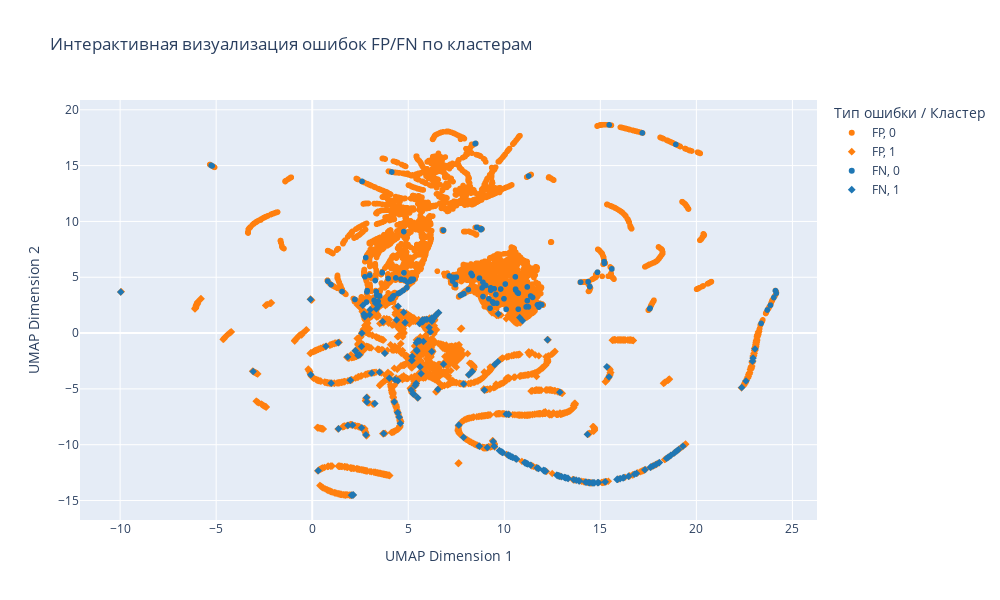

Here is the notebook cell this chart was saved with:
### Code cell
import umap
import plotly.express as px
import pandas as pd
from sklearn.cluster import KMeans
from sklearn.preprocessing import StandardScaler

# 1. Подготовка данных - выбираем 20 случайных признаков из списка cols
import random
cluster_cols = random.sample(cols, 5)  # Используем random.sample для списка
cluster_data = critical_zone[cluster_cols].fillna(0)

# Берем подвыборку для быстрой визуализации (можно убрать для полного анализа)
sampled_indices = cluster_data.sample(10000, random_state=42).index
sampled_data = cluster_data.loc[sampled_indices]

# 2. Масштабирование и UMAP
scaler = StandardScaler()
scaled_data = scaler.fit_transform(sampled_data)

reducer = umap.UMAP(n_components=2, random_state=42)
umap_result = reducer.fit_transform(scaled_data)

# 3. Кластеризация
kmeans = KMeans(n_clusters=2, random_state=42)
clusters = kmeans.fit_predict(umap_result)

# 4. Подготовка данных для визуализации
plot_data = critical_zone.loc[sampled_indices].copy()
plot_data['umap_x'] = umap_result[:, 0]
plot_data['umap_y'] = umap_result[:, 1]
plot_data['cluster'] = clusters.astype(str)  # Для категориального отображения

# 5. Интерактивная визуализация
fig = px.scatter(
    plot_data,
    x='umap_x',
    y='umap_y',
    color='error_type',
    symbol='cluster',
    hover_data=cluster_cols,
    title='Интерактивная визуализация ошибок FP/FN по кластерам',
    width=1000,
    height=600,
    color_discrete_map={'FP': '#FF7F0E', 'FN': '#1F77B4'}  # Оранжевый/синий
)

# Улучшаем легенду и подписи
fig.update_layout(
    legend_title_text='Тип ошибки / Кластер',
    xaxis_title='UMAP Dimension 1',
    yaxis_title='UMAP Dimension 2',
    hovermode='closest'
)

# Генерируем динамический hovertemplate с выбранными признаками
hover_template = "<b>%{hovertext}</b><br><br>" + \
                "UMAP 1: %{x}<br>UMAP 2: %{y}<br>" + \
                "<br>".join([f"{col}: %{{customdata[{i}]:.2f}}" 
                           for i, col in enumerate(cluster_cols)])

fig.update_traces(hovertemplate=hover_template)

fig.show()

# 6. Анализ кластеров (вывод в табличном виде)
print("\nСтатистика по кластерам:")
cluster_stats = plot_data.groupby(['cluster', 'error_type'])[cluster_cols].mean()
display(cluster_stats)

print("\nРаспределение ошибок:")
error_dist = pd.crosstab(plot_data['cluster'], plot_data['error_type'], normalize='index')
display(error_dist.style.format('{:.1%}'))

### Figure 1 — Plotly figure (JSON) as saved in the notebook; plotly's stock layout.template omitted (floating-point values rounded to 4 significant figures; data arrays with more than 128 entries replaced by an {"elided": "..."} marker saying what was removed)
{"data": [{"customdata": {"elided": "5583x5 float values"}, "hovertemplate": "<b>%{hovertext}</b><br><br>UMAP 1: %{x}<br>UMAP 2: %{y}<br>log_num_products_order_x_widget_3_ratio: %{customdata[0]:.2f}<br>favorite_ratio_30d: %{customdata[1]:.2f}<br>widget_10_ratio: %{customdata[2]:.2f}<br>widget_18_count: %{customdata[3]:.2f}<br>days_since_last_action: %{customdata[4]:.2f}", "legendgroup": "FP, 0", "marker": {"color": "#FF7F0E", "symbol": "circle"}, "mode": "markers", "name": "FP, 0", "showlegend": true, "type": "scattergl", "x": {"elided": "5583 float values"}, "xaxis": "x", "y": {"elided": "5583 float values"}, "yaxis": "y"}, {"customdata": {"elided": "4073x5 float values"}, "hovertemplate": "<b>%{hovertext}</b><br><br>UMAP 1: %{x}<br>UMAP 2: %{y}<br>log_num_products_order_x_widget_3_ratio: %{customdata[0]:.2f}<br>favorite_ratio_30d: %{customdata[1]:.2f}<br>widget_10_ratio: %{customdata[2]:.2f}<br>widget_18_count: %{customdata[3]:.2f}<br>days_since_last_action: %{customdata[4]:.2f}", "legendgroup": "FP, 1", "marker": {"color": "#FF7F0E", "symbol": "diamond"}, "mode": "markers", "name": "FP, 1", "showlegend": true, "type": "scattergl", "x": {"elided": "4073 float values"}, "xaxis": "x", "y": {"elided": "4073 float values"}, "yaxis": "y"}, {"customdata": {"elided": "124x5 float values"}, "hovertemplate": "<b>%{hovertext}</b><br><br>UMAP 1: %{x}<br>UMAP 2: %{y}<br>log_num_products_order_x_widget_3_ratio: %{customdata[0]:.2f}<br>favorite_ratio_30d: %{customdata[1]:.2f}<br>widget_10_ratio: %{customdata[2]:.2f}<br>widget_18_count: %{customdata[3]:.2f}<br>days_since_last_action: %{customdata[4]:.2f}", "legendgroup": "FN, 0", "marker": {"color": "#1F77B4", "symbol": "circle"}, "mode": "markers", "name": "FN, 0", "showlegend": true, "type": "scattergl", "x": [23.69, 9.441, 4.768, 9.983, 4.242, 14.36, 4.611, 24.12, 8.707, 0.8067, 5.147, 9.388, 9.812, 17.59, 11.73, 7.307, 4.622, 9.292, 2.861, 24.16, 4.193, 9.198, 9.032, 5.166, 11.27, 24.03, 2.222, 15.6, 7.135, 18.93, 23.86, 9.562, 11.8, 8.271, 7.381, 4.775, 8.889, 2.595, 3.514, 23.37, -5.256, 7.458, 15.21, 5.269, 7.785, 9.258, 11.86, 4.078, 8.773, 0.9783, 3.224, 9.295, 24.12, 8.129, 2.995, 11.94, 8.501, 17.57, 3.28, 3.648, -5.22, 15.46, 10.05, 10.57, 4.963, 8.891, 14.85, 14.45, 2.786, 3.432, 4.142, 10.59, 8.336, 4.798, 10.59, 8.483, 10.1, 8.846, 4.53, 9.611, 11.2, 17.19, 11.2, 8.572, 6.832, 11.26, 3.951, 7.505, 2.743, 7.211, 5.223, 8.82, 7.892, 3.365, 4.926, 7.312, 11.47, 11.74, -5.211, 7.72, 10.68, 2.824, 2.851, 4.478, 3.645, 11.37, 13.97, 4.159, 4.924, 15.2, 4.522, 3.332, 5.107, 1.555, 4.075, -5.256, 10.73, 11.14, 4.742, 7.872, 9.473, 5.129, 4.351, 10.73], "xaxis": "x", "y": [2.067, 2.677, 9.094, 3.074, 3.344, 4.597, 3.671, 3.778, 4.919, 4.651, 4.794, 2.793, 3.947, 2.235, 2.522, 4.661, 4.83, 3.841, 3.799, 3.569, 3.281, 3.072, 4.267, 4.826, 14.07, 3.183, 3.011, 5.744, 5.12, 16.9, 2.502, 3.449, 2.329, 5.341, 4.981, 5.401, 4.546, 13.58, 3.324, 0.8668, 15.02, 4.338, 6.25, 4.813, 3.431, 2.225, 2.571, 3.056, 9.261, 4.344, 2.935, 4.049, 3.795, 3.896, 5.188, 2.543, 16.99, 2.179, 4.705, 5.401, 14.98, 18.65, 4.392, 5.035, 4.562, 3.271, 5.447, 4.159, 6.762, 2.848, 14.43, 3.935, 5.155, 4.753, 3.856, 16.97, 2.126, 4.048, 3.592, 2.674, 4.133, 17.93, 2.899, 9.476, 9.207, 2.345, 4.888, 5.008, 5.038, 5.037, 4.734, 9.331, 3.516, 3.379, 4.075, 4.979, 3.193, 2.53, 14.97, 3.382, 3.64, 2.773, 3.693, 3.551, 5.428, 3.32, 4.563, 3.117, 4.061, 6.399, 3.564, 3.712, 4.648, 3.723, 3.053, 15.02, 3.562, 2.343, 3.822, 3.507, 3.971, 4.687, 4.938, 2.14], "yaxis": "y"}, {"customdata": {"elided": "220x5 float values"}, "hovertemplate": "<b>%{hovertext}</b><br><br>UMAP 1: %{x}<br>UMAP 2: %{y}<br>log_num_products_order_x_widget_3_ratio: %{customdata[0]:.2f}<br>favorite_ratio_30d: %{customdata[1]:.2f}<br>widget_10_ratio: %{customdata[2]:.2f}<br>widget_18_count: %{customdata[3]:.2f}<br>days_since_last_action: %{customdata[4]:.2f}", "legendgroup": "FN, 1", "marker": {"color": "#1F77B4", "symbol": "diamond"}, "mode": "markers", "name": "FN, 1", "showlegend": true, "type": "scattergl", "x": {"elided": "220 float values"}, "xaxis": "x", "y": {"elided": "220 float values"}, "yaxis": "y"}], "layout": {"height": 600, "hovermode": "closest", "legend": {"title": {"text": "Тип ошибки / Кластер"}, "tracegroupgap": 0}, "title": {"text": "Интерактивная визуализация ошибок FP/FN по кластерам"}, "width": 1000, "xaxis": {"anchor": "y", "domain": [0, 1], "title": {"text": "UMAP Dimension 1"}}, "yaxis": {"anchor": "x", "domain": [0, 1], "title": {"text": "UMAP Dimension 2"}}}}
